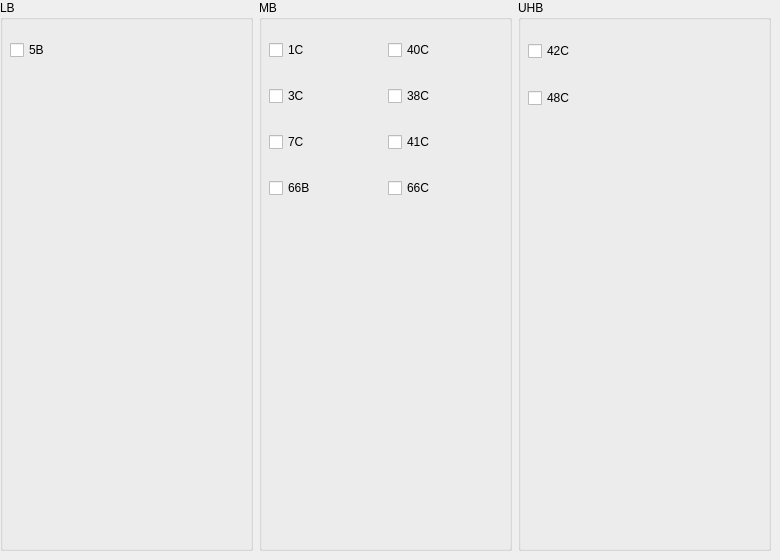
      <widget class="QWidget" name="page_ulca_lte">
       <attribute name="label">
        <string>ULCA_LTE</string>
       </attribute>
       <widget class="QWidget" name="layoutWidget_19">
        <property name="geometry">
         <rect>
          <x>0</x>
          <y>0</y>
          <width>771</width>
          <height>551</height>
         </rect>
        </property>
        <layout class="QHBoxLayout" name="horizontalLayout_bnads_lte_2">
         <item>
          <widget class="QGroupBox" name="groupBox_lb_lte_2">
           <property name="title">
            <string>LB</string>
           </property>
           <widget class="QCheckBox" name="b5_lte_2">
            <property name="geometry">
             <rect>
              <x>10</x>
              <y>40</y>
              <width>36</width>
              <height>20</height>
             </rect>
            </property>
            <property name="text">
             <string>5B</string>
            </property>
           </widget>
          </widget>
         </item>
         <item>
          <widget class="QGroupBox" name="groupBox_mb_lte_2">
           <property name="title">
            <string>MB</string>
           </property>
           <widget class="QWidget" name="layoutWidget_23">
            <property name="geometry">
             <rect>
              <x>10</x>
              <y>20</y>
              <width>231</width>
              <height>201</height>
             </rect>
            </property>
            <layout class="QGridLayout" name="gridLayout_mb_lte_2">
             <item row="0" column="0">
              <widget class="QCheckBox" name="b1_lte_2">
               <property name="text">
                <string>1C</string>
               </property>
              </widget>
             </item>
             <item row="3" column="0">
              <widget class="QCheckBox" name="b4_lte_2">
               <property name="text">
                <string>66B</string>
               </property>
              </widget>
             </item>
             <item row="0" column="1">
              <widget class="QCheckBox" name="b39_lte_2">
               <property name="enabled">
                <bool>true</bool>
               </property>
               <property name="statusTip">
                <string/>
               </property>
               <property name="text">
                <string>40C</string>
               </property>
               <property name="checkable">
                <bool>true</bool>
               </property>
               <property name="checked">
                <bool>false</bool>
               </property>
              </widget>
             </item>
             <item row="1" column="0">
              <widget class="QCheckBox" name="b2_lte_2">
               <property name="text">
                <string>3C</string>
               </property>
              </widget>
             </item>
             <item row="1" column="1">
              <widget class="QCheckBox" name="b40_lte_2">
               <property name="text">
                <string>38C</string>
               </property>
               <property name="checked">
                <bool>false</bool>
               </property>
              </widget>
             </item>
             <item row="3" column="1">
              <widget class="QCheckBox" name="b41_lte_2">
               <property name="text">
                <string>66C</string>
               </property>
              </widget>
             </item>
             <item row="2" column="1">
              <widget class="QCheckBox" name="b38_lte_2">
               <property name="text">
                <string>41C</string>
               </property>
              </widget>
             </item>
             <item row="2" column="0">
              <widget class="QCheckBox" name="b3_lte_2">
               <property name="text">
                <string>7C</string>
               </property>
              </widget>
             </item>
            </layout>
           </widget>
          </widget>
         </item>
         <item>
          <widget class="QGroupBox" name="groupBox_uhb_lte_2">
           <property name="title">
            <string>UHB</string>
           </property>
           <widget class="QWidget" name="layoutWidget_24">
            <property name="geometry">
             <rect>
              <x>10</x>
              <y>20</y>
              <width>231</width>
              <height>111</height>
             </rect>
            </property>
            <layout class="QGridLayout" name="gridLayout_uhb_lte_2">
             <item row="1" column="0">
              <widget class="QCheckBox" name="b48_lte_2">
               <property name="text">
                <string>48C</string>
               </property>
              </widget>
             </item>
             <item row="0" column="0">
              <widget class="QCheckBox" name="b42_lte_2">
               <property name="text">
                <string>42C</string>
               </property>
              </widget>
             </item>
            </layout>
           </widget>
          </widget>
         </item>
        </layout>
       </widget>
      </widget>
